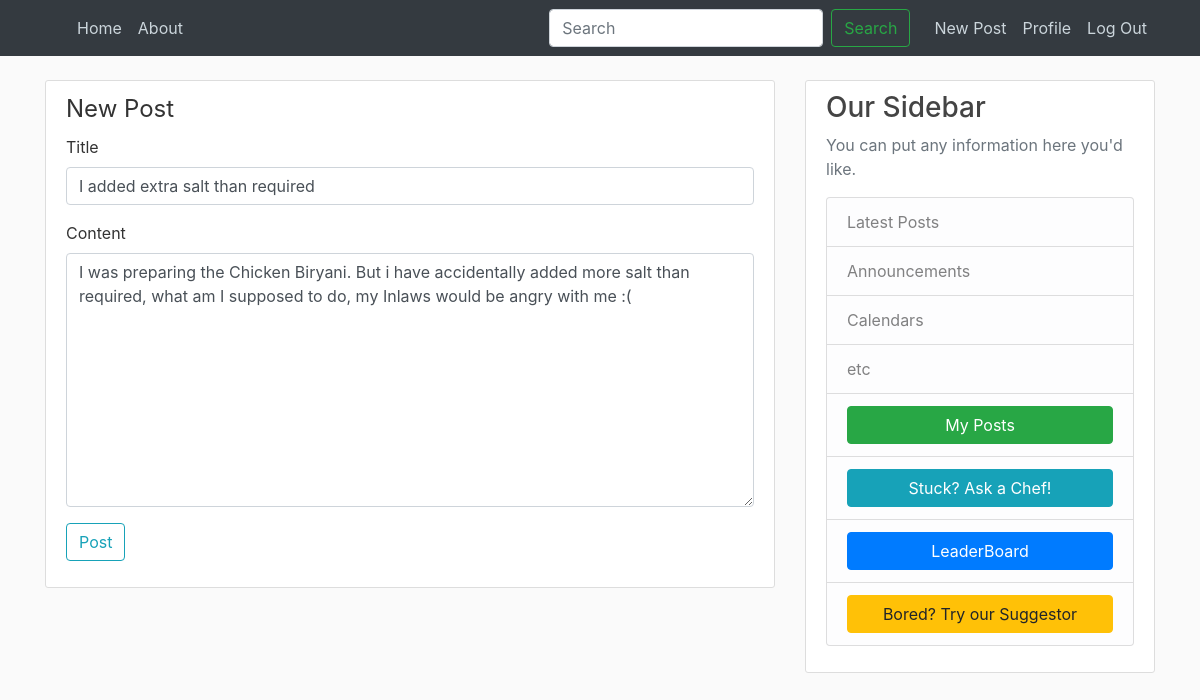
/post/41/update (signed in), run on the app's committed database.
### blog/models.py (models this page shows, shortened)
class Post(models.Model):
	title = models.CharField(max_length=100)
	content = models.TextField(blank=False)
	date_posted = models.DateTimeField(default=timezone.now)
	author = models.ForeignKey(User, on_delete=models.CASCADE)

### blog/views.py (the view, shortened to what this page needs)
# urls.py: path('post/<int:pk>/update',PostUpdateView.as_view(),name='post-update'),
class PostUpdateView(LoginRequiredMixin,UserPassesTestMixin,UpdateView):
	model = Post
	fields = ['title','content']
	success_url='/'
	def test_func(self):
		post = self.get_object()
		if self.request.user == post.author:
			return True
		return False

### blog/templates/blog/post_form.html (shortened to what this page needs)
{% extends 'blog/base.html' %}
{% load bootstrap4 %}
{% block content %}
	<div class="content-section">
		<legend>New Post</legend>
		<form method="post">
		    {% bootstrap_form form %}
		    <div class="form-group">
		    <button class="btn btn-outline-info" type="submit">Post</button>
		    </div>
	    </form>
	</div>
{% endblock %}

### blog/static/blog/main.css (style rules this page uses)
body { background: #fafafa; color: #333333; margin-top: 5rem; }
.content-section { background: #ffffff; padding: 10px 20px; border: 1px solid #dddddd; border-radius: 3px; margin-bottom: 20px; }

### data on the page
Post: title "I added extra salt than required", content "I was preparing the Chicken Biryani. But i have accidentally added more salt than required, what am I supposed to do, my Inlaws would be angry with me :("
